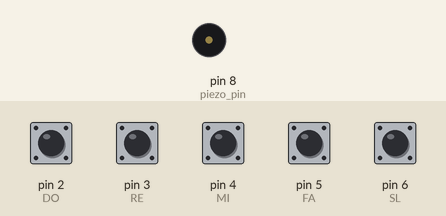
A sketch run on a simulated Arduino Uno, built with avr-gcc and run on an emulated ATmega328P. On the bench: buzzer (waves = sounding). The test bench sets the inputs (shaded band); at power-on: pin 2 (DO), pin 3 (RE), pin 4 (MI), pin 5 (FA), pin 6 (SL) HIGH.

Above: at 1.2 s.
1.3 s: pin 2 (DO) pulled LOW for 0.15 s
At 1.37 s:
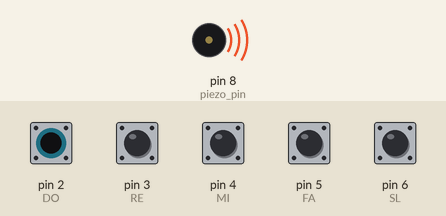
Timing chart, 0 to 4.3 s (numbered marks = the images above; inputs shaded):
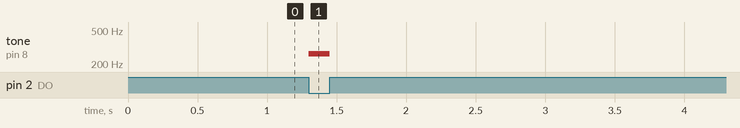

Measured:
- after the input at 1.3 s, tone on pin 8 (piezo_pin): silent → 262 Hz at once, → silent 0.15 s later

The sketch:

04_piezo_04.ino
```cpp
int DO = 2;
int RE = 3;
int MI = 4;
int FA = 5;
int SL = 6;

int piezo_pin = 8;

int tone_DO = 262;
int tone_RE = 294;
int tone_MI = 330;
int tone_FA = 349;
int tone_SOL = 392;

void setup() {
  pinMode(DO, INPUT_PULLUP);
  pinMode(RE, INPUT_PULLUP);
  pinMode(MI, INPUT_PULLUP);
  pinMode(FA, INPUT_PULLUP);
  pinMode(SL, INPUT_PULLUP);

  pinMode(piezo_pin, OUTPUT);
}

void loop() {

  if (digitalRead(DO) == LOW) {
    tone(piezo_pin, tone_DO);
  }

  else if (digitalRead(RE) == LOW) {
    tone(piezo_pin, tone_RE);
  }

  else if (digitalRead(MI) == LOW) {
    tone(piezo_pin, tone_MI);
  }

  else if (digitalRead(FA) == LOW) {
    tone(piezo_pin, tone_FA);
  }

  else if (digitalRead(SL) == LOW) {
    tone(piezo_pin, tone_SOL);
  }

  else {
    noTone(piezo_pin);
  }
}
```
